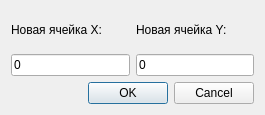
<?xml version="1.0" encoding="UTF-8"?>
<ui version="4.0">
 <class>moveChooser</class>
 <widget class="QDialog" name="moveChooser">
  <property name="geometry">
   <rect>
    <x>0</x>
    <y>0</y>
    <width>265</width>
    <height>115</height>
   </rect>
  </property>
  <property name="windowTitle">
   <string>Dialog</string>
  </property>
  <layout class="QVBoxLayout" name="verticalLayout">
   <item>
    <layout class="QGridLayout" name="gridLayout">
     <item row="1" column="0">
      <widget class="QLineEdit" name="lineEdit_4">
       <property name="text">
        <string>0</string>
       </property>
      </widget>
     </item>
     <item row="1" column="1">
      <widget class="QLineEdit" name="lineEdit_3">
       <property name="text">
        <string>0</string>
       </property>
      </widget>
     </item>
     <item row="0" column="0">
      <widget class="QLabel" name="label_3">
       <property name="text">
        <string>Новая ячейка X:</string>
       </property>
      </widget>
     </item>
     <item row="0" column="1">
      <widget class="QLabel" name="label_4">
       <property name="text">
        <string>Новая ячейка Y:</string>
       </property>
      </widget>
     </item>
    </layout>
   </item>
   <item>
    <widget class="QDialogButtonBox" name="buttonBox">
     <property name="orientation">
      <enum>Qt::Horizontal</enum>
     </property>
     <property name="standardButtons">
      <set>QDialogButtonBox::Cancel|QDialogButtonBox::Ok</set>
     </property>
    </widget>
   </item>
  </layout>
 </widget>
 <resources/>
 <connections>
  <connection>
   <sender>buttonBox</sender>
   <signal>accepted()</signal>
   <receiver>moveChooser</receiver>
   <slot>accept()</slot>
   <hints>
    <hint type="sourcelabel">
     <x>248</x>
     <y>254</y>
    </hint>
    <hint type="destinationlabel">
     <x>157</x>
     <y>274</y>
    </hint>
   </hints>
  </connection>
  <connection>
   <sender>buttonBox</sender>
   <signal>rejected()</signal>
   <receiver>moveChooser</receiver>
   <slot>reject()</slot>
   <hints>
    <hint type="sourcelabel">
     <x>316</x>
     <y>260</y>
    </hint>
    <hint type="destinationlabel">
     <x>286</x>
     <y>274</y>
    </hint>
   </hints>
  </connection>
 </connections>
</ui>
